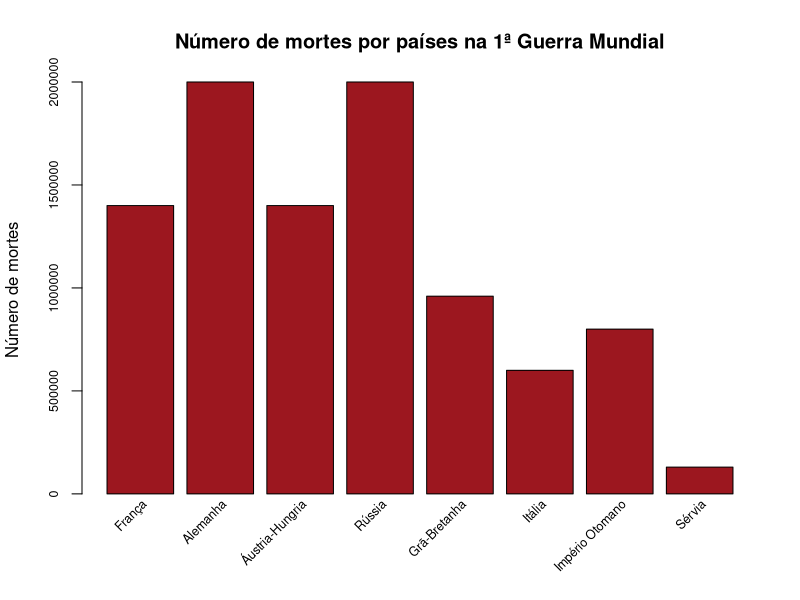

Recreate this plot in R.
## ---- chunk 1
options(scipen=999999)
## ---- chunk 2
paises <- c(
  "França",
  "Alemanha",
  "Áustria-Hungria",
  "Rússia",
  "Grã-Bretanha",
  "Itália",
  "Império Otomano",
  "Sérvia"
  )

mortes <- c(1400000, 2000000, 1400000, 2000000, 960000, 600000, 800000, 130000)
## ---- chunk 3
library(dplyr)

barplot(
  mortes,
  col = "#9c171f",
  cex.axis = 0.75,
  main = "Número de mortes por países na 1ª Guerra Mundial",
  ylab = "Número de mortes",
  xaxt="n"
) %>% 
  text(labels = paises, 
       par("usr")[3],
       srt = 45, 
       adj = c(1,1), 
       xpd = TRUE, 
       cex = 0.75
  )
